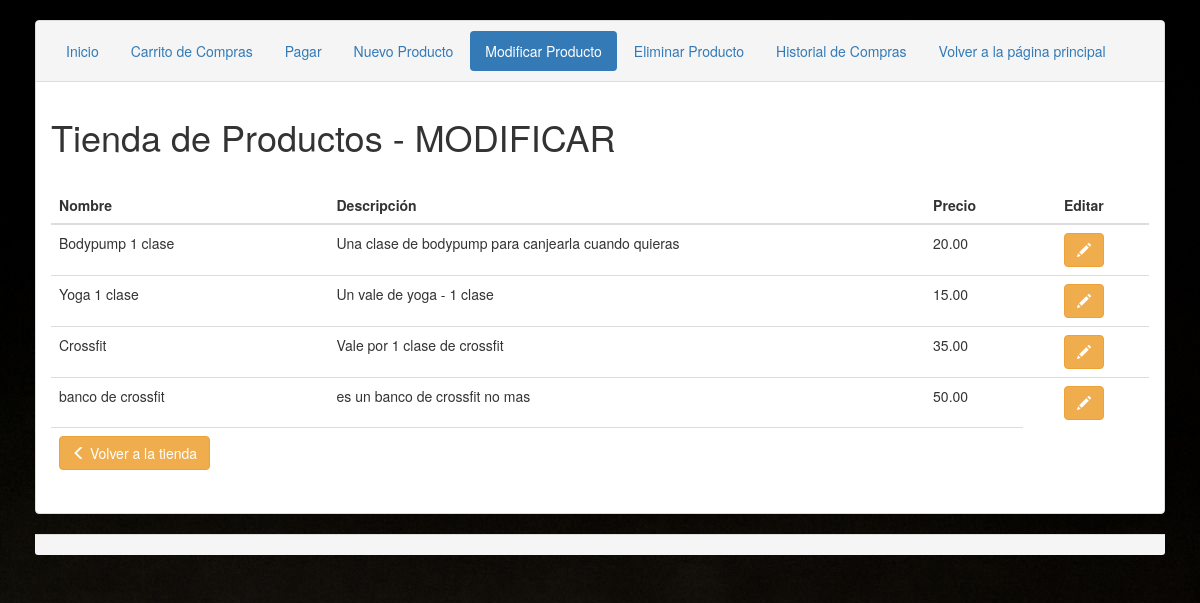
The app's page /carrito-master/admin/ModificarProducto.php with its own data.
### tables this page shows
CREATE TABLE `mis_productos` (
  `id` int(11) NOT NULL,
  `name` varchar(200) NOT NULL,
  `description` text NOT NULL,
  `price` float(10,2) NOT NULL,
  `created` datetime NOT NULL,
  `modified` datetime NOT NULL,
  `status` enum('1','0') NOT NULL DEFAULT '1',
  `image` varchar(255) NOT NULL,
  `featured` int(11) NOT NULL COMMENT 'para que salga en productos destacados'
);

### carrito-master/admin/ModificarProducto.php (the view, shortened to what this page needs)
<!DOCTYPE html>
<html lang="es">
<head>
    <link rel="stylesheet" href="http://maxcdn.bootstrapcdn.com/bootstrap/3.3.7/css/bootstrap.min.css">
</head>
</head>
<body>
    <div class="container">
        <div class="panel panel-default">
            <div class="panel-heading">
                <ul class="nav nav-pills">
                    <li role="presentation"><a href="index.php">Inicio</a></li>
                    <li role="presentation"><a href="VerCarta.php">Carrito de Compras</a></li>
                    <li role="presentation"><a href="Pagos.php">Pagar</a></li>
                    <li role="presentation"><a href="AgregarProducto.php">Nuevo Producto</a></li>
                    <li role="presentation" class="active"><a href="ModificarProducto.php">Modificar Producto</a></li>
                    <li role="presentation"><a href="EliminarProducto.php">Eliminar Producto</a></li>
                    <li role="presentation"><a href="historialCompras.php">Historial de Compras</a></li>
                    <li role="presentation"><a href="../../index2.php">Volver a la página principal</a></li>
                </ul>
            </div>
            <div class="panel-body">
                <h1>Tienda de Productos - MODIFICAR</h1>
                <table class="table">
                    <thead>
                        <tr>
                            <th>Nombre</th>
                            <th>Descripción</th>
                            <th>Precio</th>
                            <th>&nbsp;</th>
                            <th>Editar</th>
                        </tr>
                    </thead>
                    <tbody>
                        <?php
                        include 'Configuracion.php';
                        $selectquery = "SELECT id, name, description, price FROM mis_productos;";
                        $result = mysqli_query($db , $selectquery) or die(mysqli_error($db));
                        if (mysqli_num_rows($result) > 0) {
                            while($row = mysqli_fetch_assoc($result)) {
                                echo "
                                <tr>
                                    <td>".$row["name"]."</td>
                                    <td>".$row["description"]."</td>
                                    <td>".$row["price"]."</td>
                                    <td>&nbsp;</td>
                                    <td>
                                        <a href='ModificarUnProducto.php?id=". $row["id"]."' class='btn btn-warning' onclick=\"return confirm('¿Deseas Editar el Producto?');\"><i class='glyphicon glyphicon-pencil'></i></a>
                                    </td>
                                </tr>
                                ";
                            }
                        } else {
                            echo "<script>alert('0 Resultados');</script>";
                        }
                        ?>
                    </tbody>
                    <tfoot>
                        <tr>
                            <td><a href="index.php" class="btn btn-warning"><i class="glyphicon glyphicon-menu-left"></i> Volver a la tienda</a></td>
                            <td colspan="2"></td>
                        </tr>
                    </tfoot>
                </table>
            </div>
        </div>
        <div class="panel-footer"></div>
    </div>
</body>
</html>

### carrito-master/admin/ModificarProducto.php (style rules this page uses)
.container { padding: 20px; }
body { background-image: url("../../images/pesa.jpg"); }

### records on screen
mis_productos: name "Bodypump 1 clase", description "Una clase de bodypump para canjearla cuando quieras", price "20.00"
mis_productos: name "Yoga 1 clase", description "Un vale de yoga - 1 clase", price "15.00"
mis_productos: name "Crossfit", description "Vale por 1 clase de crossfit", price "35.00"
mis_productos: name "banco de crossfit", description "es un banco de crossfit no mas", price "50.00"
